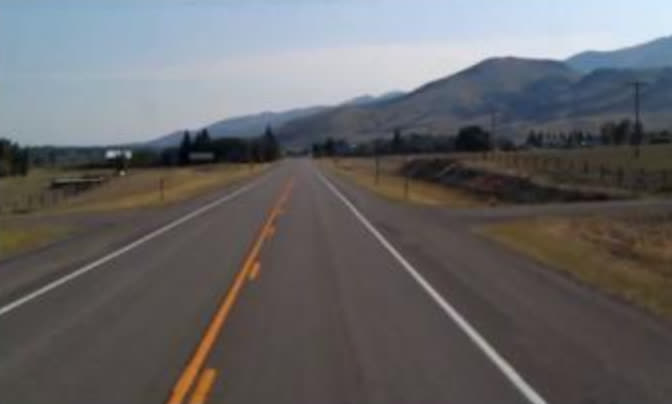
#> input picture 1.jpg, 672 x 404 px; its folder holds only this picture in this run
$ python main.py
#> lines starting #> are read from the running program, lines starting #| are printed output that depends on the picture
import cv2
import numpy as np
import os

folder_path = 'output'
os.makedirs(folder_path, exist_ok=True)

# 1. 載入影像
n = 3
max_width = 1080
max_height = 720

for num in range(1, n + 1):
    filename = f'{num}.jpg'
    img = cv2.imread(filename)
#> img is the input picture: shape (404, 672, 3); mean B, G, R 103.6, 102, 102.9

    if img is None:
        print(f"無法載入影像 {filename}")
        continue

    h, w = img.shape[:2]
#> h = 404; w = 672

    # 計算比例
    scale = min(max_width / w, max_height / h)
#> scale = 1.61

    # 計算尺寸
    new_width = int(w * scale)
#> new_width = 1080
    new_height = int(h * scale)
#> new_height = 649

    # 縮放
    img = cv2.resize(img, (new_width, new_height))
#> img: shape (649, 1080, 3)

    # 2. 灰階轉換
    gray = cv2.cvtColor(img, cv2.COLOR_BGR2GRAY)
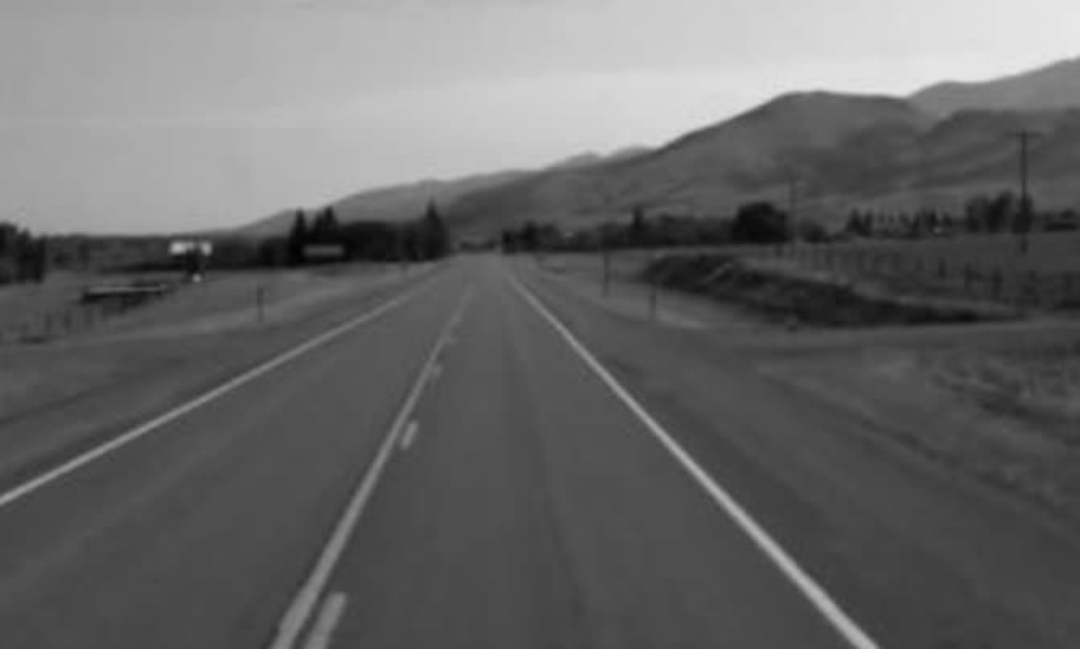
#> gray: shape (649, 1080); min 1, max 232, mean 102.4
    cv2.imwrite(folder_path + f'/gray_{num}.jpg', gray)

    # 3. 濾波
    filtered = cv2.GaussianBlur(gray, (7, 7), 0)
    cv2.imwrite(folder_path + f'/filter_{num}.jpg', filtered)

    # 4. 邊緣檢測
    low_threshold = 100
    high_threshold = 150
    edges = cv2.Canny(filtered, low_threshold, high_threshold)
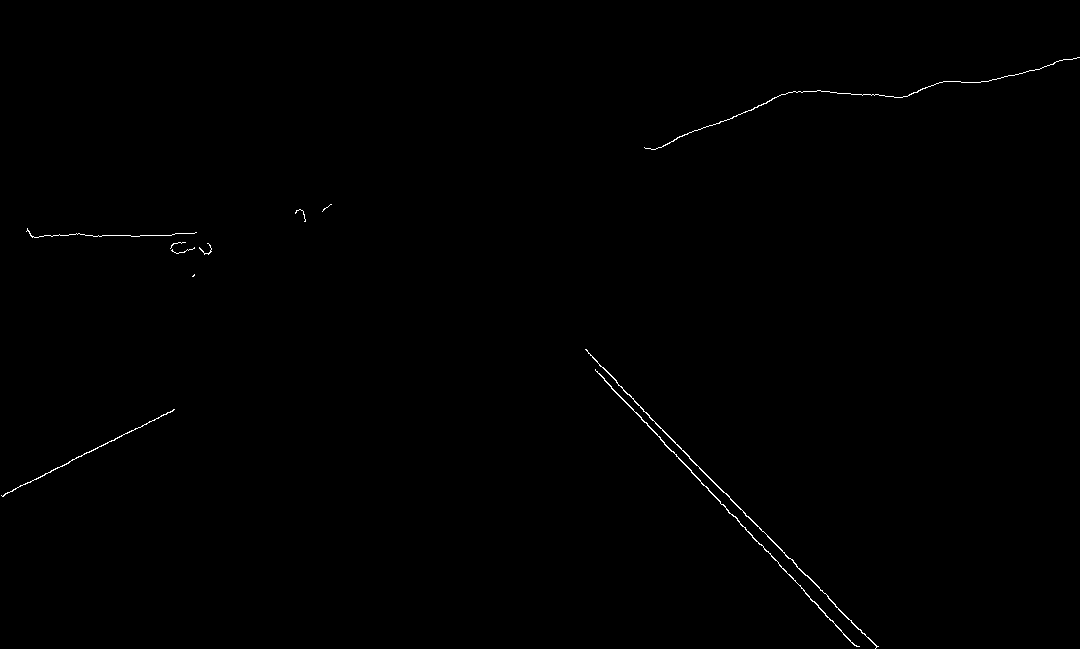
#> edges: shape (649, 1080); 0.29% white in thin lines or dots
    cv2.imwrite(folder_path + f'/edge_{num}.jpg', edges)

    # 5. 二值化
    ret, binary = cv2.threshold(edges, 150, 255, cv2.THRESH_BINARY)
    cv2.imwrite(folder_path + f'/bin_{num}.jpg', binary)

    # 6. 型態學處理
    kernel = cv2.getStructuringElement(cv2.MORPH_RECT, (5, 5))
    morph = cv2.morphologyEx(binary, cv2.MORPH_CLOSE, kernel, iterations=1)
#> morph: shape (649, 1080); 0.33% white in thin lines or dots
    cv2.imwrite(folder_path + f'/morphology_{num}.jpg', morph)

    # 7. 直線偵測
    lines = cv2.HoughLinesP(morph, rho=3, theta=np.pi/180, threshold=100, minLineLength=120, maxLineGap=10)
#> lines = [[673, 451, 789, 575], [641, 417, 759, 544], [0, 495, 121, 436]]
    line_img = img.copy()
    if lines is not None:
        for line in lines:
            x1, y1, x2, y2 = line[0]
            cv2.line(line_img, (x1, y1), (x2, y2), (0, 0, 255), 3)
#> this loop made 3 passes
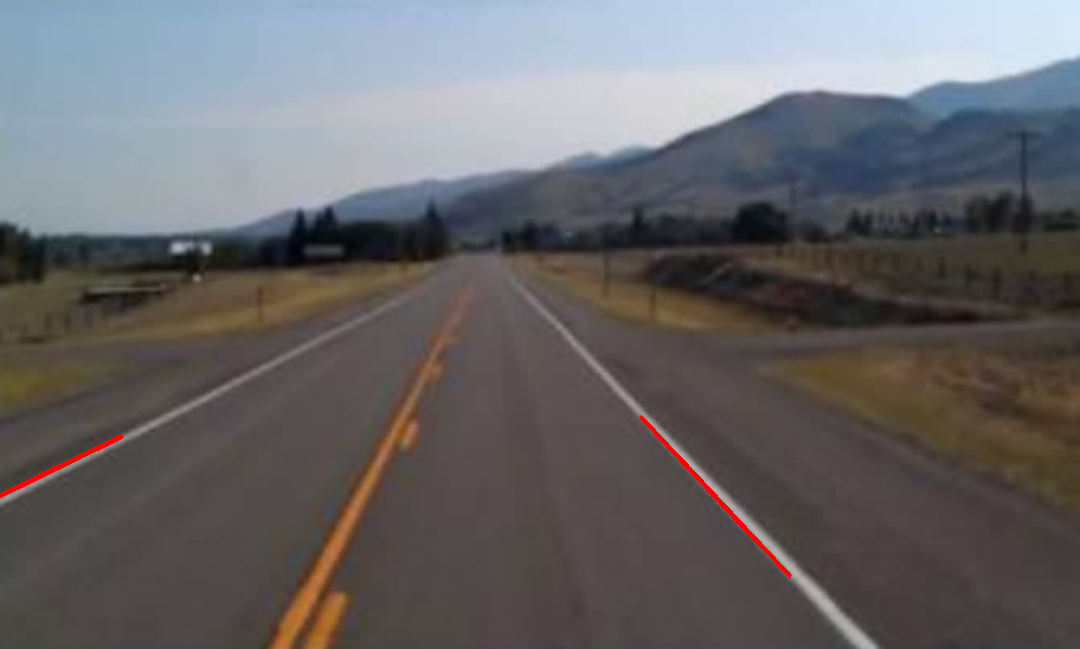
#> line_img: shape (649, 1080, 3); mean B, G, R 103.3, 101.6, 103.1
    else:
        print("未偵測到直線")

    cv2.imwrite(folder_path + f'/line_{num}.jpg', line_img)
